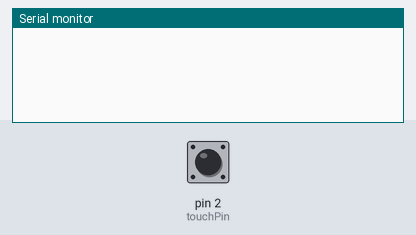
Bench run of a sketch on a simulated Arduino Uno, built with avr-gcc and run on an emulated ATmega328P. Parts: the last lines printed to the serial monitor. Inputs (shaded band) come from the test bench; at power-on: pin 2 (touchPin) LOW.

Above: at 1.4 s.
1.5 s: pin 2 (touchPin) pulled HIGH for 0.35 s
At 3.0 s:
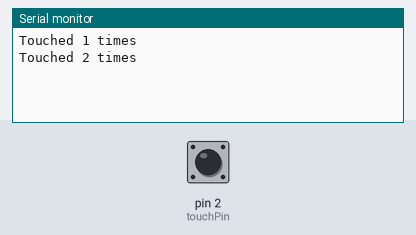
3.3 s: pin 2 (touchPin) pulled HIGH for 1 s
At 4.9 s:
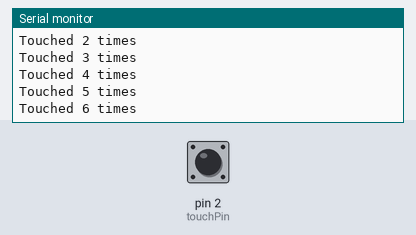
5.8 s: pin 2 (touchPin) pulled HIGH for 0.35 s
At 6.4 s:
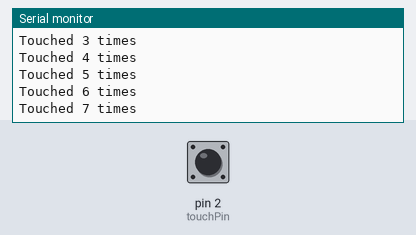
Timing chart, 0 to 8.8 s (numbered marks = the images above; inputs shaded):
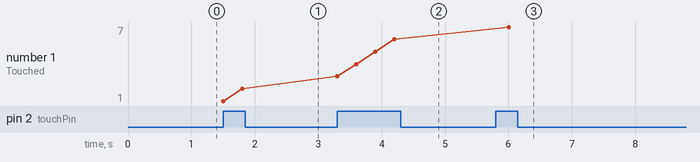

The sketch:

Touch_Sensor_Code.ino
```cpp
#define touchPin 2
int count = 0;
void setup() {
  Serial.begin(9600);
  pinMode(touchPin, INPUT);
}

void loop() {
  int touchValue = digitalRead(touchPin);
  if(touchValue == HIGH){
    count++;
    Serial.println("Touched " + String(count) + " times");
    }
    delay(300);
}
```

Measured:
- after the input at 1.5 s, the serial monitor: prints a new line at once (image 1)
- after the input at 3.3 s, the serial monitor: prints a new line at once (image 2)
- after the input at 5.8 s, the serial monitor: prints a new line after 0.20 s (image 3)
- plotted number 1: 2 → 6 after the input at 3.3 s, 6 → 7 after the input at 5.8 s
